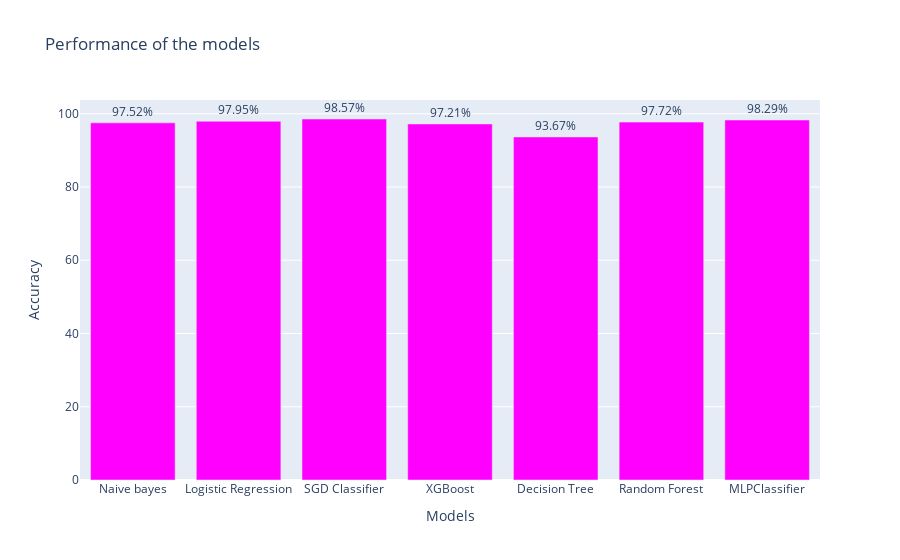

Notebook code for this chart:
### Markdown cell above
## EDA comparison of the models performances

### Code cell
models = ['Naive bayes', 'Logistic Regression', 'SGD Classifier', 'XGBoost', 'Decision Tree', 'Random Forest', 'MLPClassifier']
accuracies = [97.52, 97.95, 98.57, 97.21, 93.67, 97.72, 98.29]

# Create the bar chart
fig = px.bar(x=models, y=accuracies, labels={'x': 'Models', 'y': 'Accuracy'},
             title="Performance of the models", text=accuracies)

# Customize the layout (optional)
fig.update_traces(texttemplate='%{text:.2f}%', textposition='outside', marker_color='magenta')

# Show the plot
fig.show()

### Figure 1 — Plotly figure (JSON) as saved in the notebook; plotly's stock layout.template omitted (floating-point values rounded to 4 significant figures)
{"data": [{"hovertemplate": "Models=%{x}<br>Accuracy=%{y}<br>text=%{text}<extra></extra>", "legendgroup": "", "marker": {"color": "magenta", "pattern": {"shape": ""}}, "name": "", "orientation": "v", "showlegend": false, "text": [97.52, 97.95, 98.57, 97.21, 93.67, 97.72, 98.29], "textposition": "outside", "texttemplate": "%{text:.2f}%", "type": "bar", "x": ["Naive bayes", "Logistic Regression", "SGD Classifier", "XGBoost", "Decision Tree", "Random Forest", "MLPClassifier"], "xaxis": "x", "y": [97.52, 97.95, 98.57, 97.21, 93.67, 97.72, 98.29], "yaxis": "y"}], "layout": {"barmode": "relative", "legend": {"tracegroupgap": 0}, "title": {"text": "Performance of the models"}, "xaxis": {"anchor": "y", "domain": [0, 1], "title": {"text": "Models"}}, "yaxis": {"anchor": "x", "domain": [0, 1], "title": {"text": "Accuracy"}}}}
